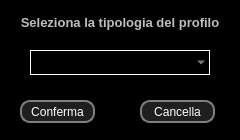
<?xml version="1.0" encoding="UTF-8"?>
<ui version="4.0">
 <class>Dialog</class>
 <widget class="QDialog" name="Dialog">
  <property name="geometry">
   <rect>
    <x>0</x>
    <y>0</y>
    <width>240</width>
    <height>140</height>
   </rect>
  </property>
  <property name="windowTitle">
   <string>Categoria profilo</string>
  </property>
  <property name="styleSheet">
   <string notr="true">*{
	background-color: rgb(0, 0, 0);
	color: rgb(191, 191, 191);
}



QLineEdit{
	border: solid;
	border-width: 1px;
	border-color: rgb(255,255,255);
}

QComboBox{
	border: solid;
	border-width: 1px;
	border-color: rgb(255,255,255);
}

QDoubleSpinBox{
	border: solid;
	border-width: 1px;
	border-color: rgb(255, 255, 255);
}

QPushButton {
	text-align: center;
	padding: 0px 00px;
	color: rgb(255, 255, 255);
	background-color: rgb(31, 31, 31); 
	border: solid;
	border-width: 2px; 
	border-radius: 10px; 
	border-color: rgb(127, 127, 127)
}
QPushButton:pressed {
	background-color: rgb(64, 64, 64); 
	border-style: inset
}</string>
  </property>
  <widget class="QLabel" name="titleLbl">
   <property name="geometry">
    <rect>
     <x>0</x>
     <y>10</y>
     <width>240</width>
     <height>25</height>
    </rect>
   </property>
   <property name="font">
    <font>
     <pointsize>10</pointsize>
     <weight>75</weight>
     <bold>true</bold>
    </font>
   </property>
   <property name="text">
    <string>Seleziona la tipologia del profilo</string>
   </property>
   <property name="alignment">
    <set>Qt::AlignCenter</set>
   </property>
  </widget>
  <widget class="QPushButton" name="confirmBtn">
   <property name="geometry">
    <rect>
     <x>20</x>
     <y>100</y>
     <width>75</width>
     <height>23</height>
    </rect>
   </property>
   <property name="text">
    <string>Conferma</string>
   </property>
  </widget>
  <widget class="QPushButton" name="cancelBtn">
   <property name="geometry">
    <rect>
     <x>140</x>
     <y>100</y>
     <width>75</width>
     <height>23</height>
    </rect>
   </property>
   <property name="text">
    <string>Cancella</string>
   </property>
  </widget>
  <widget class="QComboBox" name="profCatCB">
   <property name="geometry">
    <rect>
     <x>30</x>
     <y>50</y>
     <width>180</width>
     <height>25</height>
    </rect>
   </property>
  </widget>
 </widget>
 <tabstops>
  <tabstop>profCatCB</tabstop>
  <tabstop>confirmBtn</tabstop>
  <tabstop>cancelBtn</tabstop>
 </tabstops>
 <resources/>
 <connections/>
</ui>
